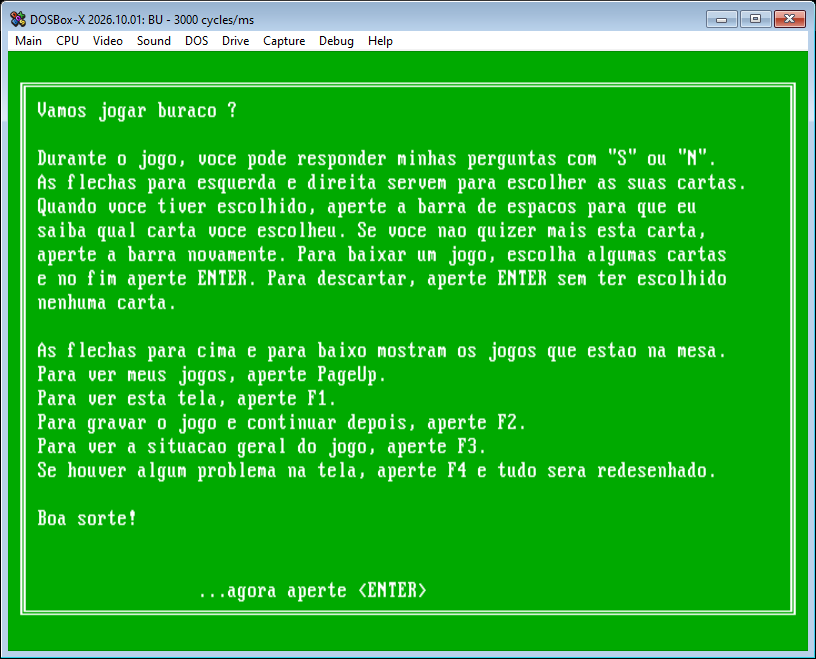
#> input picture shots/10_game.png, 816 x 659 px
$ python ocr_screen.py
#> lines starting #> are read from the running program, lines starting #| are printed output that depends on the picture
#!/usr/bin/env python3
"""Decode an 80x25 DOS text-mode screenshot into a character grid.

The DOSBox-X window is captured with PrintWindow; the text area is located by
its uniform background colour, then split into 80x25 cells.  Glyph templates are
learned from a screen whose text is already known (the game's intro/help page),
so no external font file is required.
"""
from __future__ import annotations

import json
import sys
from pathlib import Path

from PIL import Image

W, H = 80, 25

INTRO = {
    2: " Vamos jogar buraco ?",
    4: ' Durante o jogo, voce pode responder minhas perguntas com "S" ou "N".',
    5: " As flechas para esquerda e direita servem para escolher as suas cartas.",
    6: " Quando voce tiver escolhido, aperte a barra de espacos para que eu",
    7: " saiba qual carta voce escolheu. Se voce nao quizer mais esta carta,",
    8: " aperte a barra novamente. Para baixar um jogo, escolha algumas cartas",
    9: " e no fim aperte ENTER. Para descartar, aperte ENTER sem ter escolhido",
    10: " nenhuma carta.",
    12: " As flechas para cima e para baixo mostram os jogos que estao na mesa.",
    13: " Para ver meus jogos, aperte PageUp.",
    14: " Para ver esta tela, aperte F1.",
    15: " Para gravar o jogo e continuar depois, aperte F2.",
    16: " Para ver a situacao geral do jogo, aperte F3.",
    17: " Se houver algum problema na tela, aperte F4 e tudo sera redesenhado.",
    19: " Boa sorte!",
    22: "                 ...agora aperte ENTER",
}


EXTRA = [("11_name.png", 0), ("14_deal.png", 0)]
EXTRA_TEXTS = {
    "11_name.png": {0: "Seu nome (8 letras): "},
    "14_deal.png": {
        0: "Compre uma carta do monte. <ENTER>",
        15: "Sua mao.",
    },
}


def find_text_area(img: Image.Image) -> tuple[int, int, int, int]:
    """Return (x0, y0, x1, y1) of the emulated screen inside the window.

    PrintWindow on the DOSBox-X main window returns an 800x600 client area
    framed by 8 px side borders, a 52 px title/menu strip and a 7 px bottom
    border, so the geometry is known for this capture setup.
    """
    w, h = img.size
    if (w, h) == (816, 659):
        return 8, 52, 808, 652
    px = img.convert("RGB").load()
    from collections import Counter

    counts = Counter(px[x, y] for y in range(h) for x in range(w))
    bg = counts.most_common(1)[0][0]
    xs = [x for x in range(w) if px[x, h // 2] == bg]
    ys = [y for y in range(h) if px[w // 2, y] == bg]
    # the emulated area is the widest contiguous run of the background colour
    def longest_run(vals):
        best = (0, 0)
        start = prev = None
        for v in vals:
            if prev is not None and v == prev + 1:
                prev = v
            else:
                start = prev = v
            if prev - start > best[1] - best[0]:
                best = (start, prev)
        return best

    x0, x1 = longest_run(xs)
    y0, y1 = longest_run(ys)
    return x0, y0, x1 + 1, y1 + 1


def cell_bitmap(img: Image.Image, box, cw: int, ch: int, col: int, row: int):
    """Sample one cell into a 8x16 boolean grid (True = foreground)."""
    cw, ch = int(cw), int(ch)
    x0, y0 = box[0] + col * cw, box[1] + row * ch
    px = img.load()
    # background = most common colour in the cell
    from collections import Counter

    samples = [px[x0 + x, y0 + y] for y in range(ch) for x in range(cw)]
    bg = Counter(samples).most_common(1)[0][0]
    bsum = sum(bg)
    bits = []
    for gy in range(16):
        for gx in range(8):
            sx = x0 + int((gx + 0.5) * cw / 8)
            sy = y0 + int((gy + 0.5) * ch / 16)
            bits.append(1 if sum(px[sx, sy]) > bsum + 60 else 0)
    return bits


def learn(path: Path) -> tuple[dict, tuple, int, int]:
    img = Image.open(path).convert("RGB")
    box = find_text_area(img)
#> box = (8, 52, 808, 652)
    cw = int((box[2] - box[0]) / W)
#> cw = 10
    ch = int((box[3] - box[1]) / H)
#> ch = 24
    templates: dict = {}

    def add(image, rows, offset):
#> called with offset = 2
        for row, text in rows.items():
            for col, chx in enumerate(" " * offset + text):
                bits = cell_bitmap(img if image is None else image, box, cw, ch, col, row)
                key = "".join(str(b) for b in bits)
                templates.setdefault(key, chx)
#> this loop made 16 passes

    add(None, INTRO, 2)
    for extra, offset in EXTRA:
        p = path.parent / extra
        if p.exists():
            add(Image.open(p).convert("RGB"), EXTRA_TEXTS[extra], offset)
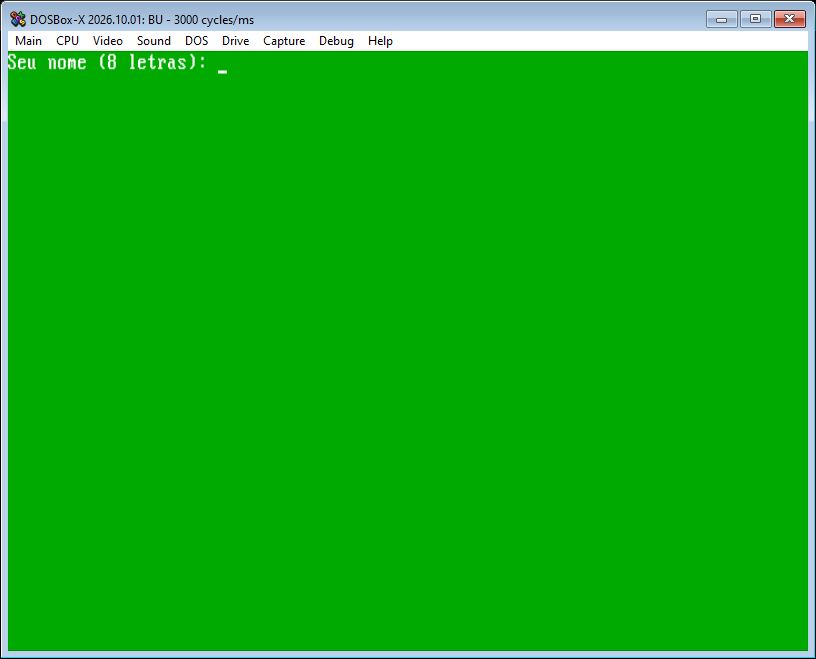
#> input picture shots/11_name.png, 816 x 659 px
#> the loop in add (call 2), `for row, text in rows.items():` made 1 pass
#> (row, text) on pass 1: (0, 'Seu nome (8 letras): ')
#> pass 2 of the loop in learn, `for extra, offset in EXTRA:`:
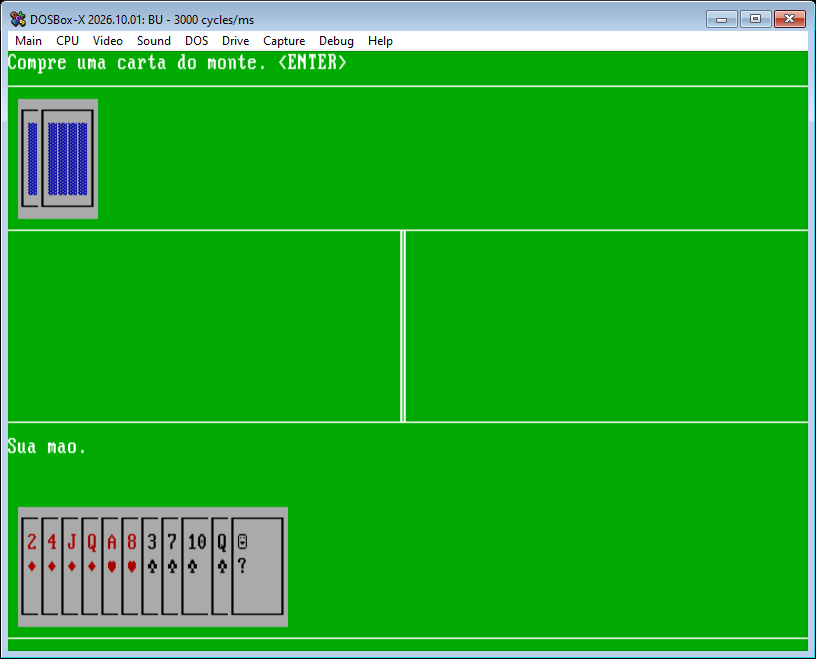
#> input picture shots/14_deal.png, 816 x 659 px
#| area=(8, 52, 808, 652) cell=10.000x24.000 templates=55
    return templates, box, cw, ch


def decode(path: Path, templates: dict, box, cw: int, ch: int) -> list[str]:
#> called with box = (8, 52, 808, 652), cw = 10, ch = 24
    img = Image.open(path).convert("RGB")
    bg = img.getpixel((box[0] + 2, box[1] + 2))
    lines = []
    for row in range(H):
        line = []
        for col in range(W):
            bits = cell_bitmap(img, box, cw, ch, col, row)
            key = "".join(str(b) for b in bits)
            line.append(templates.get(key, "?"))
        lines.append("".join(line).rstrip())
    return lines


def main():
    root = Path(__file__).resolve().parent.parent
    shots = root / "shots"
    templates, box, cw, ch = learn(shots / "10_game.png")
    cache = root / "work" / "font_templates.json"
    cache.write_text(json.dumps({k: v for k, v in templates.items()}, ensure_ascii=False))
    print(f"area={box} cell={cw:.3f}x{ch:.3f} templates={len(templates)}")
    for name in sys.argv[1:] or ["10_game.png", "11_name.png", "12_table.png", "14_deal.png"]:
        p = shots / name
        if not p.exists():
            continue
        print(f"===== {name} =====")
        for i, line in enumerate(decode(p, templates, box, cw, ch)):
            print(f"{i:02d}|{line}")
#| 00|
#> pass 2 of the loop in main, `for name in sys.argv[1:] or ["10_game.png", "11_name.png", "12_table.p..`:
#> in decode (call 2), `img = Image.open(path).convert("RGB")`:
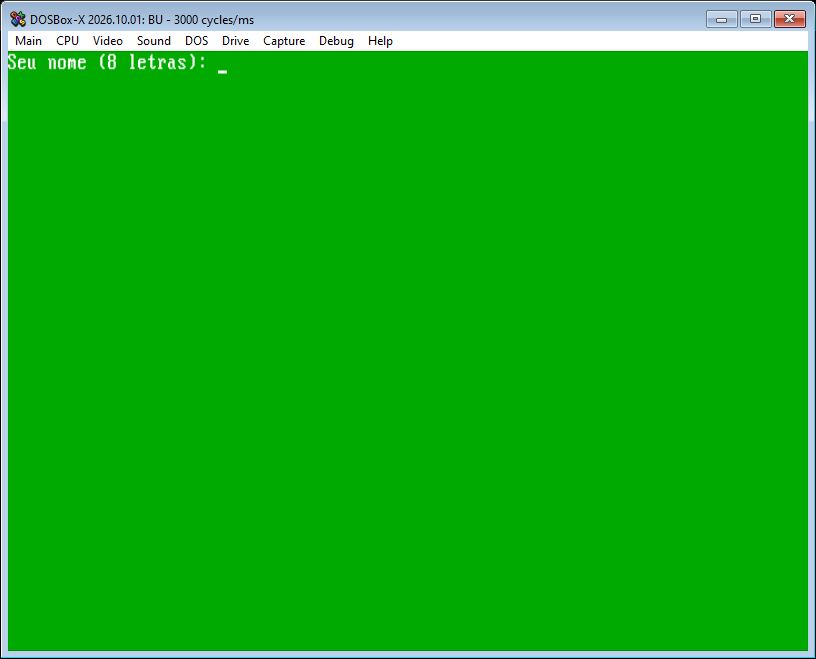
#> img: PIL image 816x659 RGB; mean R, G, B 19.9, 173.3, 23.6
#| 00|Seu nome (8 letras): ?


if __name__ == "__main__":
    main()
